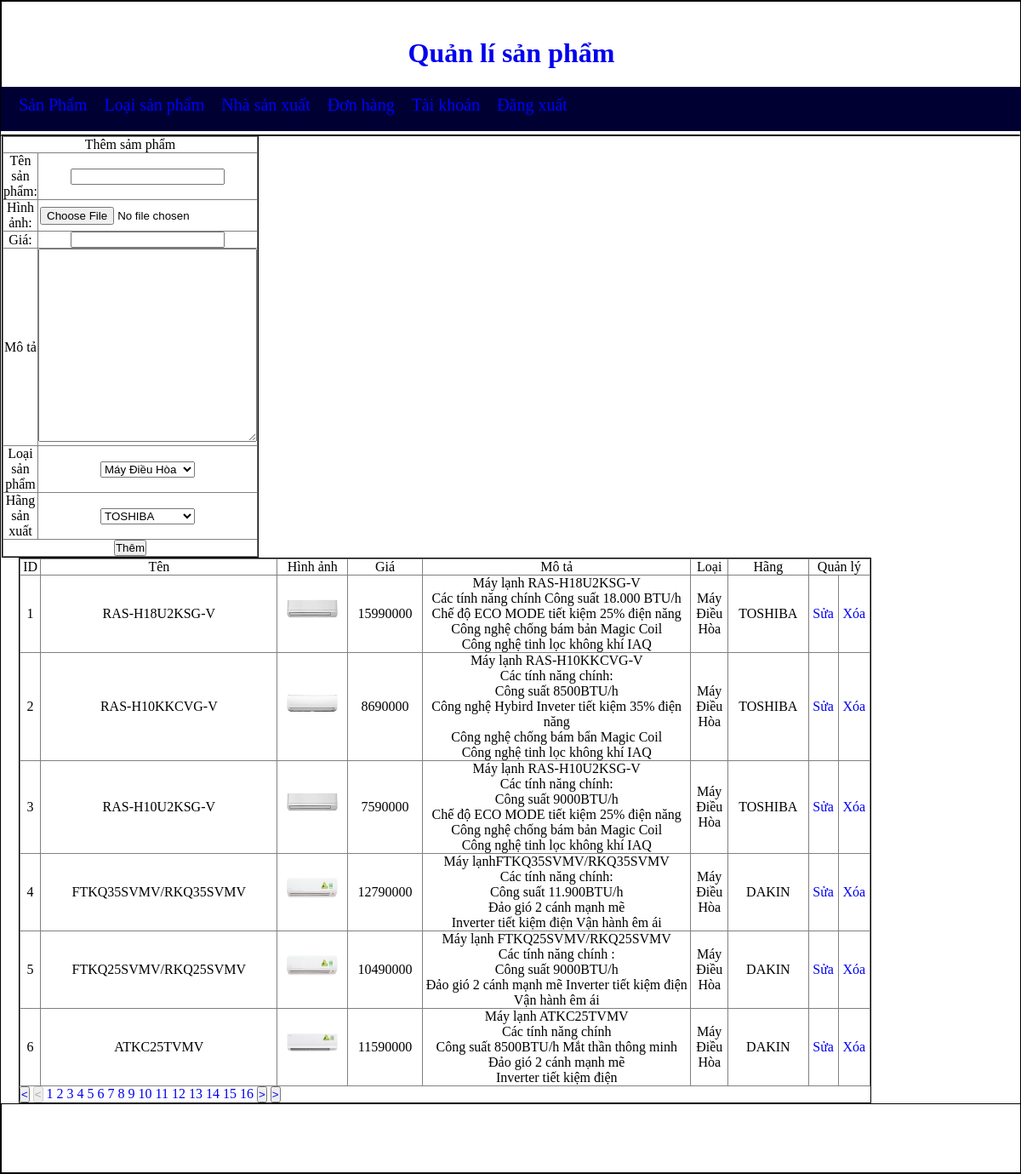
/admin/index.php?quanly=quanlychitietsanpham&ac=them (signed in), run on the app's committed database.
### tables this page shows
CREATE TABLE `sanpham` (
  `MASANPHAM` int(11) NOT NULL,
  `MAHANGSANXUAT` int(11) DEFAULT NULL,
  `MALOAISANPHAM` int(11) DEFAULT NULL,
  `TENSANPHAM` varchar(45) DEFAULT NULL,
  `HINHURL` varchar(45) DEFAULT NULL,
  `GIASANPHAM` int(11) DEFAULT NULL,
  `NGAYNHAP` datetime NOT NULL DEFAULT CURRENT_TIMESTAMP,
  `SOLUONGTON` int(11) DEFAULT NULL,
  `SOLUONGBAN` int(11) DEFAULT NULL,
  `SOLUONGXEM` int(11) DEFAULT NULL,
  `MOTA` text
);

CREATE TABLE `loaisanpham` (
  `MALOAISANPHAM` int(11) NOT NULL,
  `TENLOAISANPHAM` varchar(64) DEFAULT NULL
);

CREATE TABLE `hangsanxuat` (
  `MAHANGSANXUAT` int(11) NOT NULL,
  `TENHANGSANXUAT` varchar(64) DEFAULT NULL
);

### admin/modules/quanlychitietsanpham/them.php (the view, shortened to what this page needs)
<form action="modules/quanlychitietsanpham/xuly.php" method="post" enctype="multipart/form-data">
<table width ="300" border="1">
<tr>
        <td colspan="2"><div align="center">Thêm sảm phẩm</div> </td>
     </tr>
     <tr>
         <td>Tên sản phẩm:</td>
         <td>
         <input type="text" name="tensp">
         </td>
     </tr>
     <tr>
         <td>Hình ảnh: </td>
         <td>
         <input type="file" name="hinhanh">
         </td>
     </tr>
     <tr>
         <td>Giá: </td>
         <td>
         <input type="text" name="gia">
         </td>
     </tr>
     <tr>
         <td>Mô tả</td>
         <td><textarea name="motasp" id="" cols="30" rows="15"></textarea> </td>
     </tr>
     <tr>
         <?php
            $sql_lsp="select * from loaisanpham";
            $run_lsp=mysqli_query($con,$sql_lsp);
         ?>
         <td>Loại sản phẩm</td>
         <td><select name="loaisp" id="">
             <?php
             while($dong_lsp=mysqli_fetch_array($run_lsp)){
             ?>
            <option value="<?php echo $dong_lsp['MALOAISANPHAM']?>">
            <?php echo $dong_lsp['TENLOAISANPHAM'] ?>
        </option>
            <?php
             }
             ?>
         </select>
         </td>
     </tr>
     <tr>
     <?php
            $sql_hsx="select * from hangsanxuat";
            $run_hsx=mysqli_query($con,$sql_hsx);
         ?>
         <td>Hãng sản xuất</td>
         <td><select name="hangsx" id="">
         <?php
             while($dong_hsx=mysqli_fetch_array($run_hsx)){
             ?>
            <option value="<?php echo $dong_hsx['MAHANGSANXUAT']?>">
            <?php echo $dong_hsx['TENHANGSANXUAT'] ?>
        </option>
        <?php
             }
             ?>
         </select>
         </td>
     </tr>
     <tr>
         <td colspan="2">
         <div align="center">
             <button name="them" value="Thêm">Thêm</button>
         </div>
         </td>
     </tr>
</table>
</form>

### admin/modules/quanlychitietsanpham/lietke.php
<?php
    if(isset($_GET['trang'])){
        $get_trang=$_GET['trang'];
    }else{
        $get_trang='';
    }
    if($get_trang==''||$get_trang==1){
        $trang=0;
    }else{
        $trang=($get_trang*6)-6;
    }
    $sql="select * FROM sanpham sp JOIN loaisanpham lsp on sp.MALOAISANPHAM=lsp.MALOAISANPHAM JOIN hangsanxuat hsx on sp.MAHANGSANXUAT=hsx.MAHANGSANXUAT order by MASANPHAM limit $trang,6 ";
    $run= mysqli_query($con,$sql);
?>
<table width="1000px" border="1" >
     <tr>
         <td style="width:10px">ID</td>
         <td style="width:30px">Tên</td>
         <td style="width:60px">Hình ảnh</td>
         <td style="width:30px">Giá</td>
         <td style="width:40px">Mô tả</td>
         <td style="width:30px">Loại</td>
         <td style="width:30px">Hãng</td>
         <td colspan="2" style="width:30px">Quản lý</td>
     </tr>
     <?php
         $i=1;
        while($dong=mysqli_fetch_array($run)){
     ?>
     <tr>
         <td style="width:10px"><?php echo $i;?></td>
         <td style="width:30px"><?php echo $dong['TENSANPHAM'] ?> </td>
         <td style="width:60px"><img src="modules/quanlychitietsanpham/uploads/<?php echo $dong['HINHURL']?>" width="60" height="60"></td>
         <td style="width:30px"><?php echo $dong['GIASANPHAM'] ?></td>
         <td style="width:40px"><?php echo $dong['MOTA'] ?></td>
         <td style="width:30px"><?php echo $dong['TENLOAISANPHAM'] ?></td>
         <td style="width:30px"><?php echo $dong['TENHANGSANXUAT'] ?></td>
         <td style="width:15px"> <a href="index.php?quanly=quanlychitietsanpham&ac=sua&id=<?php echo $dong['MASANPHAM'] ?>" >Sửa</td>
         <td style="width:15px"><a href="modules/quanlychitietsanpham/xuly.php?id=<?php echo $dong['MASANPHAM'] ?>">Xóa</a></td>
     </tr>
     <?php
     $i++;
     }
     ?>
</table>
<div>
<button > <a  href="?quanly=quanlychitietsanpham&ac=them&trang=1 "> < </a></button>
<?php
if($get_trang>1){
?>
<button > <a style=text-decoration:none; href="?quanly=quanlychitietsanpham&ac=them&trang=<?php echo $get_trang-1?> "> < </a></button>
<?php
}else {
    ?>
     <button disabled="disabled"> <</button>
    <?php
}
?>
    <?php
    $sql_trang=mysqli_query($con,"select * from sanpham");
    $count=mysqli_num_rows($sql_trang);
    $a=ceil($count/6);
    for($i=1;$i<=$a;$i++)
    {
        echo '<a href="?quanly=quanlychitietsanpham&ac=them&trang='.$i.'"style=text-decoration:mone;">'.' '.$i.' '.'</a>';
    }
    ?>
<?php
if($get_trang<$a){
?>
<button > <a style=text-decoration:none; href="?quanly=quanlychitietsanpham&ac=them&trang=<?php echo $get_trang+1?> "> > </a></button>
<?php
}else {
    ?>
    <button disabled="disabled"> > </button>
    <?php
}
?>
    <button > <a  href="?quanly=quanlychitietsanpham&ac=them&trang=<?php echo $a ?> "> > </a></button>
</div>

### admin/style/css.css (style rules this page uses)
* { padding: 0; margin: 0; }
a { text-decoration: none; }
table { border-collapse: collapse; text-align: center; }
table td { width: auto; height: auto; }

### data on the page
sanpham: TENSANPHAM "RAS-H18U2KSG-V", HINHURL (picture), GIASANPHAM "15990000", MOTA "Máy lạnh RAS-H18U2KSG-V Các tính năng chính Công suất 18.000 BTU/h Chế độ ECO MODE tiết kiệm 25% điện năng Công nghệ chống bám bản Magic Coil Công nghệ tinh lọc không khí IAQ", MALOAISANPHAM.TENLOAISANPHAM "Máy Điều Hòa", MAHANGSANXUAT.TENHANGSANXUAT "TOSHIBA"
sanpham: TENSANPHAM "RAS-H10KKCVG-V", HINHURL (picture), GIASANPHAM "8690000", MOTA "Máy lạnh RAS-H10KKCVG-V Các tính năng chính: Công suất 8500BTU/h Công nghệ Hybird Inveter tiết kiệm 35% điện năng Công nghệ chống bám bẩn Magic Coil Công nghệ tinh lọc không khí IAQ", MALOAISANPHAM.TENLOAISANPHAM "Máy Điều Hòa", MAHANGSANXUAT.TENHANGSANXUAT "TOSHIBA"
sanpham: TENSANPHAM "RAS-H10U2KSG-V", HINHURL (picture), GIASANPHAM "7590000", MOTA "Máy lạnh RAS-H10U2KSG-V Các tính năng chính: Công suất 9000BTU/h Chế độ ECO MODE tiết kiệm 25% điện năng Công nghệ chống bám bản Magic Coil Công nghệ tinh lọc không khí IAQ", MALOAISANPHAM.TENLOAISANPHAM "Máy Điều Hòa", MAHANGSANXUAT.TENHANGSANXUAT "TOSHIBA"
sanpham: TENSANPHAM "FTKQ35SVMV/RKQ35SVMV", HINHURL (picture), GIASANPHAM "12790000", MOTA "Máy lạnhFTKQ35SVMV/RKQ35SVMV Các tính năng chính: Công suất 11.900BTU/h Đảo gió 2 cánh mạnh mẽ Inverter tiết kiệm điện Vận hành êm ái", MALOAISANPHAM.TENLOAISANPHAM "Máy Điều Hòa", MAHANGSANXUAT.TENHANGSANXUAT "DAKIN"
sanpham: TENSANPHAM "FTKQ25SVMV/RKQ25SVMV", HINHURL (picture), GIASANPHAM "10490000", MOTA "Máy lạnh FTKQ25SVMV/RKQ25SVMV Các tính năng chính : Công suất 9000BTU/h Đảo gió 2 cánh mạnh mẽ Inverter tiết kiệm điện Vận hành êm ái", MALOAISANPHAM.TENLOAISANPHAM "Máy Điều Hòa", MAHANGSANXUAT.TENHANGSANXUAT "DAKIN"
sanpham: TENSANPHAM "ATKC25TVMV", HINHURL (picture), GIASANPHAM "11590000", MOTA "Máy lạnh ATKC25TVMV Các tính năng chính Công suất 8500BTU/h Mắt thần thông minh Đảo gió 2 cánh mạnh mẽ Inverter tiết kiệm điện", MALOAISANPHAM.TENLOAISANPHAM "Máy Điều Hòa", MAHANGSANXUAT.TENHANGSANXUAT "DAKIN"

### other printed values
form field loaisp "Máy Điều Hòa"
form field hangsx "TOSHIBA"
